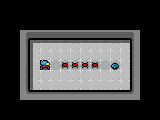

A 2D game scene composited from a Tiled map and its tileset images. What follows is a short description and the map's XML, with each tile layer's data collapsed to a summary:
An orthogonal 16x12 tile map with 10x10 px tiles, 3 tile layers (background, walls, entities).

<map version="1.0" orientation="orthogonal" renderorder="right-down" width="16" height="12" tilewidth="10" tileheight="10" nextobjectid="3">
 <tileset firstgid="1" name="7dlibgdxTileSet" tilewidth="10" tileheight="10" tilecount="625" columns="25">
  <image source="spritesheet.png" width="256" height="256" />
  <tile id="0">
   <properties>
    <property name="player" type="bool" value="true" />
   </properties>
  </tile>
  <tile id="55">
   <properties>
    <property name="teleport" type="bool" value="true" />
   </properties>
  </tile>
  <tile id="100">
   <properties>
    <property name="collectable" type="bool" value="true" />
   </properties>
  </tile>
  <tile id="125">
   <properties>
    <property name="repairStation" type="bool" value="true" />
   </properties>
  </tile>
  <tile id="150">
   <properties>
    <property name="trap" type="bool" value="true" />
   </properties>
  </tile>
  <tile id="176">
   <properties>
    <property name="block" type="bool" value="true" />
   </properties>
  </tile>
  <tile id="177">
   <properties>
    <property name="block" type="bool" value="true" />
   </properties>
  </tile>
  <tile id="178">
   <properties>
    <property name="block" type="bool" value="true" />
   </properties>
  </tile>
  <tile id="179">
   <properties>
    <property name="block" type="bool" value="true" />
   </properties>
  </tile>
  <tile id="180">
   <properties>
    <property name="block" type="bool" value="true" />
   </properties>
  </tile>
  <tile id="181">
   <properties>
    <property name="block" type="bool" value="true" />
   </properties>
  </tile>
  <tile id="182">
   <properties>
    <property name="block" type="bool" value="true" />
   </properties>
  </tile>
  <tile id="183">
   <properties>
    <property name="block" type="bool" value="true" />
   </properties>
  </tile>
  <tile id="184">
   <properties>
    <property name="block" type="bool" value="true" />
   </properties>
  </tile>
 </tileset>
 <layer name="background" width="16" height="12">
  <data>[192 cells, 50 non-empty, 5 distinct tile ids]</data>
 </layer>
 <layer name="walls" width="16" height="12">
  <data>[192 cells, 34 non-empty, 8 distinct tile ids]</data>
 </layer>
 <layer name="entities" width="16" height="12">
  <data>[192 cells, 6 non-empty, 3 distinct tile ids]</data>
 </layer>
</map>
